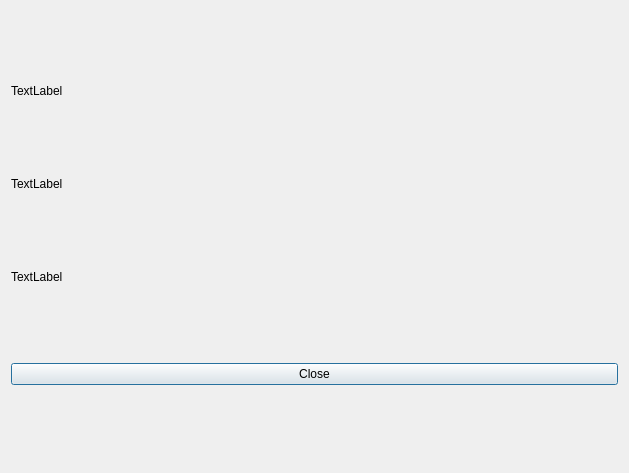
<?xml version="1.0" encoding="UTF-8"?>
<ui version="4.0">
 <class>PolarityViewDialog</class>
 <widget class="QDialog" name="PolarityViewDialog">
  <property name="geometry">
   <rect>
    <x>0</x>
    <y>0</y>
    <width>629</width>
    <height>473</height>
   </rect>
  </property>
  <property name="windowTitle">
   <string>Dialog</string>
  </property>
  <layout class="QVBoxLayout" name="verticalLayout_2">
   <item>
    <widget class="QLabel" name="nameLabel">
     <property name="sizePolicy">
      <sizepolicy hsizetype="Preferred" vsizetype="Fixed">
       <horstretch>0</horstretch>
       <verstretch>0</verstretch>
      </sizepolicy>
     </property>
     <property name="text">
      <string>TextLabel</string>
     </property>
    </widget>
   </item>
   <item>
    <widget class="QLabel" name="meaningLabel">
     <property name="sizePolicy">
      <sizepolicy hsizetype="Preferred" vsizetype="Fixed">
       <horstretch>0</horstretch>
       <verstretch>0</verstretch>
      </sizepolicy>
     </property>
     <property name="text">
      <string>TextLabel</string>
     </property>
    </widget>
   </item>
   <item>
    <layout class="QVBoxLayout" name="verticalLayout">
     <property name="sizeConstraint">
      <enum>QLayout::SizeConstraint::SetMinimumSize</enum>
     </property>
     <item>
      <widget class="QLabel" name="imageLabel">
       <property name="sizePolicy">
        <sizepolicy hsizetype="Preferred" vsizetype="Fixed">
         <horstretch>0</horstretch>
         <verstretch>0</verstretch>
        </sizepolicy>
       </property>
       <property name="text">
        <string>TextLabel</string>
       </property>
      </widget>
     </item>
    </layout>
   </item>
   <item>
    <widget class="QPushButton" name="closeButton">
     <property name="text">
      <string>Close</string>
     </property>
    </widget>
   </item>
  </layout>
 </widget>
 <resources/>
 <connections/>
</ui>
